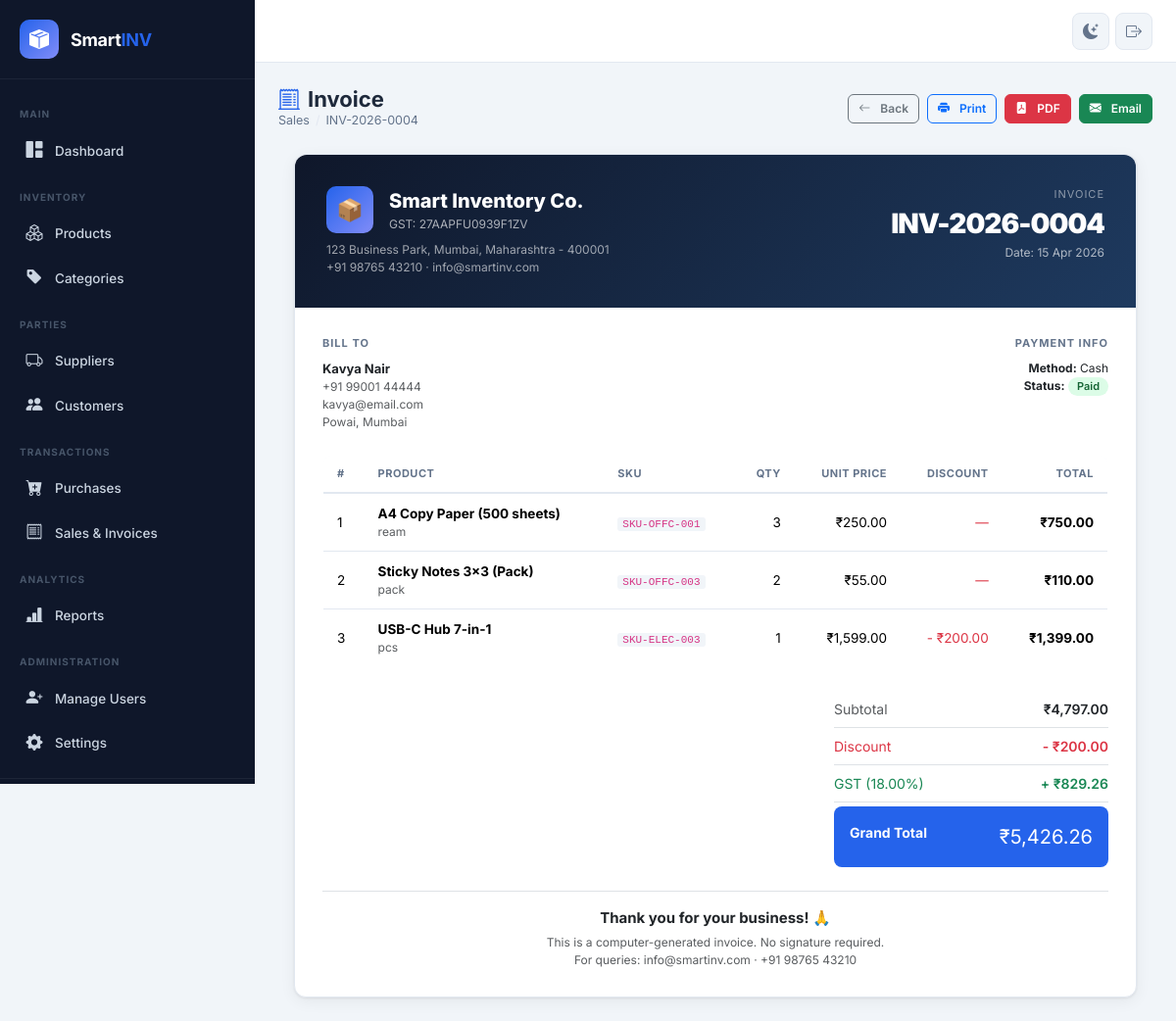
Page /admin/invoice.php?id=4 (signed in) on the committed database.
### tables this page shows
CREATE TABLE IF NOT EXISTS `sales` (
  `id` INT UNSIGNED AUTO_INCREMENT PRIMARY KEY,
  `customer_id` INT UNSIGNED DEFAULT NULL,
  `invoice_number` VARCHAR(50) NOT NULL UNIQUE,
  `sale_date` DATE NOT NULL,
  `subtotal` DECIMAL(12,2) NOT NULL DEFAULT 0.00,
  `discount` DECIMAL(12,2) NOT NULL DEFAULT 0.00,
  `gst` DECIMAL(12,2) NOT NULL DEFAULT 0.00,
  `grand_total` DECIMAL(12,2) NOT NULL DEFAULT 0.00,
  `payment_method` ENUM('cash','card','upi','bank','credit') NOT NULL DEFAULT 'cash',
  `notes` TEXT DEFAULT NULL,
  `created_at` DATETIME NOT NULL DEFAULT CURRENT_TIMESTAMP,
  CONSTRAINT `fk_sale_customer` FOREIGN KEY (`customer_id`) REFERENCES `customers`(`id`) ON DELETE SET NULL
);

CREATE TABLE IF NOT EXISTS `settings` (
  `id` INT UNSIGNED AUTO_INCREMENT PRIMARY KEY,
  `company_name` VARCHAR(200) NOT NULL DEFAULT 'Smart Inventory Co.',
  `logo` VARCHAR(255) DEFAULT NULL,
  `gst_number` VARCHAR(20) DEFAULT NULL,
  `invoice_prefix` VARCHAR(10) NOT NULL DEFAULT 'INV',
  `currency` VARCHAR(10) NOT NULL DEFAULT 'INR',
  `currency_symbol` VARCHAR(5) NOT NULL DEFAULT '₹',
  `gst_rate` DECIMAL(5,2) NOT NULL DEFAULT 18.00,
  `address` TEXT DEFAULT NULL,
  `phone` VARCHAR(20) DEFAULT NULL,
  `email` VARCHAR(150) DEFAULT NULL,
  `theme` ENUM('light','dark') NOT NULL DEFAULT 'light',
  `updated_at` DATETIME NOT NULL DEFAULT CURRENT_TIMESTAMP ON UPDATE CURRENT_TIMESTAMP
);

CREATE TABLE IF NOT EXISTS `customers` (
  `id` INT UNSIGNED AUTO_INCREMENT PRIMARY KEY,
  `name` VARCHAR(150) NOT NULL,
  `phone` VARCHAR(20) DEFAULT NULL,
  `email` VARCHAR(150) DEFAULT NULL,
  `address` TEXT DEFAULT NULL,
  `created_at` DATETIME NOT NULL DEFAULT CURRENT_TIMESTAMP
);

CREATE TABLE IF NOT EXISTS `sale_items` (
  `id` INT UNSIGNED AUTO_INCREMENT PRIMARY KEY,
  `sale_id` INT UNSIGNED NOT NULL,
  `product_id` INT UNSIGNED NOT NULL,
  `quantity` INT NOT NULL DEFAULT 1,
  `price` DECIMAL(12,2) NOT NULL DEFAULT 0.00,
  `discount` DECIMAL(12,2) NOT NULL DEFAULT 0.00,
  `total` DECIMAL(12,2) NOT NULL DEFAULT 0.00,
  CONSTRAINT `fk_si_sale` FOREIGN KEY (`sale_id`) REFERENCES `sales`(`id`) ON DELETE CASCADE,
  CONSTRAINT `fk_si_product` FOREIGN KEY (`product_id`) REFERENCES `products`(`id`) ON DELETE CASCADE
);

CREATE TABLE IF NOT EXISTS `products` (
  `id` INT UNSIGNED AUTO_INCREMENT PRIMARY KEY,
  `name` VARCHAR(200) NOT NULL,
  `sku` VARCHAR(50) NOT NULL UNIQUE,
  `barcode` VARCHAR(100) DEFAULT NULL,
  `category_id` INT UNSIGNED DEFAULT NULL,
  `purchase_price` DECIMAL(12,2) NOT NULL DEFAULT 0.00,
  `selling_price` DECIMAL(12,2) NOT NULL DEFAULT 0.00,
  `stock` INT NOT NULL DEFAULT 0,
  `minimum_stock` INT NOT NULL DEFAULT 5,
  `unit` VARCHAR(30) NOT NULL DEFAULT 'pcs',
  `image` VARCHAR(255) DEFAULT NULL,
  `description` TEXT DEFAULT NULL,
  `status` TINYINT(1) NOT NULL DEFAULT 1,
  `created_at` DATETIME NOT NULL DEFAULT CURRENT_TIMESTAMP,
  CONSTRAINT `fk_product_category` FOREIGN KEY (`category_id`) REFERENCES `categories`(`id`) ON DELETE SET NULL
);

### includes/database.php (called while the page is built, shortened)
<?php
class Database {
    private static ?Database $instance = null;
    private PDO $pdo;
    private function __construct() {
        $dsn = 'mysql:host=' . DB_HOST . ';dbname=' . DB_NAME . ';charset=' . DB_CHARSET;
        $options = [
            PDO::ATTR_ERRMODE            => PDO::ERRMODE_EXCEPTION,
            PDO::ATTR_DEFAULT_FETCH_MODE => PDO::FETCH_ASSOC,
            PDO::ATTR_EMULATE_PREPARES   => false,
        ];
        try {
            $this->pdo = new PDO($dsn, DB_USER, DB_PASS, $options);
        } catch (PDOException $e) {
            die(json_encode(['status' => 'error', 'message' => 'Database connection failed: ' . $e->getMessage()]));
        }
    }
    public static function getInstance(): Database {
        if (self::$instance === null) {
            self::$instance = new Database();
        }
        return self::$instance;
    }
    public function query(string $sql, array $params = []): PDOStatement {
        $stmt = $this->pdo->prepare($sql);
        $stmt->execute($params);
        return $stmt;
    }
    public function fetchOne(string $sql, array $params = []): array|false {
        return $this->query($sql, $params)->fetch();
    }
    public function fetchAll(string $sql, array $params = []): array {
        return $this->query($sql, $params)->fetchAll();
    }
}
function db(): Database {
    return Database::getInstance();
}

### includes/functions.php (called while the page is built, shortened)
<?php
require_once __DIR__ . '/database.php';
function getSettings(): array {
    static $settings = null;
    if ($settings === null) {
        $settings = db()->fetchOne('SELECT * FROM settings LIMIT 1') ?: [];
    }
    return $settings;
}
function formatCurrency(float $amount): string {
    $s = getSettings();
    return ($s['currency_symbol'] ?? '₹') . number_format($amount, 2);
}
function formatDate(string $date): string {
    return date('d M Y', strtotime($date));
}
function e(mixed $val): string {
    return htmlspecialchars((string)($val ?? ''), ENT_QUOTES, 'UTF-8');
}

### admin/invoice.php (the view, shortened to what this page needs)
<?php
require_once '../includes/functions.php';
$id = (int)($_GET['id'] ?? 0);
$sale = db()->fetchOne("
    SELECT s.*, c.name AS customer_name, c.phone AS customer_phone, c.email AS customer_email, c.address AS customer_address
    FROM sales s
    LEFT JOIN customers c ON c.id = s.customer_id
    WHERE s.id = ?
", [$id]);
$saleItems = db()->fetchAll("
    SELECT si.*, p.name AS product_name, p.sku, p.unit
    FROM sale_items si
    JOIN products p ON p.id = si.product_id
    WHERE si.sale_id = ?
", [$id]);
$settings  = getSettings();
include '../includes/header.php';
include '../includes/sidebar.php';
?>
<div class="main-content">
  <header class="app-header no-print">
    <div class="header-actions ms-auto">
      <button class="header-btn" id="darkModeToggle"><i class="bi bi-moon-stars-fill" id="darkModeIcon"></i></button>
      <a href="<?= APP_URL ?>/logout.php" class="header-btn"><i class="bi bi-box-arrow-right"></i></a>
    </div>
  </header>
  <main class="page-content">
    <div class="page-header no-print">
      <div>
        <h1 class="page-title"><i class="bi bi-receipt-cutoff me-2 text-primary-custom"></i>Invoice</h1>
        <div class="breadcrumb-custom"><a href="sales.php">Sales</a><span class="sep">/</span><span><?= e($sale['invoice_number']) ?></span></div>
      </div>
      <div class="d-flex gap-2 flex-wrap">
        <a href="sales.php" class="btn btn-outline-secondary btn-sm"><i class="bi bi-arrow-left me-1"></i>Back</a>
        <button onclick="window.print()" class="btn btn-outline-primary btn-sm"><i class="bi bi-printer-fill me-1"></i>Print</button>
        <a href="../ajax/download_pdf.php?id=<?= $id ?>" class="btn btn-danger btn-sm"><i class="bi bi-file-pdf-fill me-1"></i>PDF</a>
        <button onclick="emailInvoice(<?= $id ?>)" class="btn btn-success btn-sm" id="emailBtn"><i class="bi bi-envelope-fill me-1"></i>Email</button>
      </div>
    </div>
    <div class="card invoice-card" style="max-width:860px;margin:0 auto;" id="invoicePrintArea">
      <div style="background:linear-gradient(135deg,#0f172a,#1e3a5f);color:#fff;padding:32px;border-radius:12px 12px 0 0;">
        <div class="d-flex justify-content-between align-items-start flex-wrap gap-3">
          <div>
            <div class="d-flex align-items-center gap-3 mb-2">
              <div style="width:48px;height:48px;border-radius:10px;background:linear-gradient(135deg,#2563eb,#818cf8);display:flex;align-items:center;justify-content:center;font-size:22px;">📦</div>
              <div>
                <div style="font-size:20px;font-weight:800;"><?= e($settings['company_name']) ?></div>
                <div style="font-size:12px;opacity:.65;">GST: <?= e($settings['gst_number'] ?? 'N/A') ?></div>
              </div>
            </div>
            <?php if ($settings['address']): ?><div style="font-size:12px;opacity:.6;"><?= e($settings['address']) ?></div><?php endif; ?>
            <?php if ($settings['phone']): ?><div style="font-size:12px;opacity:.6;"><?= e($settings['phone']) ?> · <?= e($settings['email'] ?? '') ?></div><?php endif; ?>
          </div>
          <div class="text-end">
            <div style="font-size:11px;opacity:.5;text-transform:uppercase;letter-spacing:1px;">Invoice</div>
            <div style="font-size:28px;font-weight:900;letter-spacing:-1px;"><?= e($sale['invoice_number']) ?></div>
            <div style="font-size:12px;opacity:.65;">Date: <?= formatDate($sale['sale_date']) ?></div>
          </div>
        </div>
      </div>
      <div class="card-body" style="padding:28px;">
        <div class="row mb-4">
          <div class="col-md-6">
            <div style="font-size:11px;font-weight:700;text-transform:uppercase;letter-spacing:1px;color:var(--text-muted);margin-bottom:8px;">Bill To</div>
            <div class="fw-700 fs-13"><?= e($sale['customer_name'] ?? 'Walk-in Customer') ?></div>
            <?php if ($sale['customer_phone']): ?><div class="text-muted fs-12"><?= e($sale['customer_phone']) ?></div><?php endif; ?>
            <?php if ($sale['customer_email']): ?><div class="text-muted fs-12"><?= e($sale['customer_email']) ?></div><?php endif; ?>
            <?php if ($sale['customer_address']): ?><div class="text-muted fs-12"><?= e($sale['customer_address']) ?></div><?php endif; ?>
          </div>
          <div class="col-md-6 text-md-end">
            <div style="font-size:11px;font-weight:700;text-transform:uppercase;letter-spacing:1px;color:var(--text-muted);margin-bottom:8px;">Payment Info</div>
            <div class="fs-12"><strong>Method:</strong> <?= ucfirst(e($sale['payment_method'])) ?></div>
            <div class="fs-12"><strong>Status:</strong> <span class="badge badge-success">Paid</span></div>
          </div>
        </div>
        <div class="table-responsive mb-4">
          <table class="table" style="border:1px solid var(--border);border-radius:8px;overflow:hidden;">
            <thead style="background:var(--surface-2);">
              <tr>
                <th style="padding:10px 14px;">#</th>
                <th style="padding:10px 14px;">Product</th>
                <th style="padding:10px 14px;">SKU</th>
                <th style="padding:10px 14px;text-align:right;">Qty</th>
                <th style="padding:10px 14px;text-align:right;">Unit Price</th>
                <th style="padding:10px 14px;text-align:right;">Discount</th>
                <th style="padding:10px 14px;text-align:right;">Total</th>
              </tr>
            </thead>
            <tbody>
              <?php foreach ($saleItems as $i => $item): ?>
              <tr>
                <td style="padding:10px 14px;"><?= $i+1 ?></td>
                <td style="padding:10px 14px;"><strong><?= e($item['product_name']) ?></strong><div class="text-muted fs-12"><?= e($item['unit']) ?></div></td>
                <td style="padding:10px 14px;"><code style="background:var(--bg);padding:1px 5px;border-radius:3px;font-size:11px;"><?= e($item['sku']) ?></code></td>
                <td style="padding:10px 14px;text-align:right;"><?= $item['quantity'] ?></td>
                <td style="padding:10px 14px;text-align:right;"><?= formatCurrency($item['price']) ?></td>
                <td style="padding:10px 14px;text-align:right;" class="text-danger"><?= $item['discount'] > 0 ? '- '.formatCurrency($item['discount']) : '—' ?></td>
                <td style="padding:10px 14px;text-align:right;" class="fw-700"><?= formatCurrency($item['total']) ?></td>
              </tr>
              <?php endforeach; ?>
            </tbody>
          </table>
        </div>
        <div class="d-flex justify-content-end">
          <div style="min-width:280px;">
            <div class="d-flex justify-content-between py-2 border-bottom">
              <span class="text-muted">Subtotal</span>
              <span class="fw-600"><?= formatCurrency($sale['subtotal']) ?></span>
            </div>
            <?php if ($sale['discount'] > 0): ?>
            <div class="d-flex justify-content-between py-2 border-bottom text-danger">
              <span>Discount</span>
              <span class="fw-600">- <?= formatCurrency($sale['discount']) ?></span>
            </div>
            <?php endif; ?>
            <div class="d-flex justify-content-between py-2 border-bottom text-success">
              <span>GST (<?= $settings['gst_rate'] ?? 18 ?>%)</span>
              <span class="fw-600">+ <?= formatCurrency($sale['gst']) ?></span>
            </div>
            <div class="d-flex justify-content-between py-3" style="background:var(--primary);color:#fff;padding:12px 0;border-radius:8px;margin-top:4px;padding:10px 16px;">
              <span class="fw-700">Grand Total</span>
              <span class="fw-800" style="font-size:20px;"><?= formatCurrency($sale['grand_total']) ?></span>
            </div>
          </div>
        </div>
        <div class="mt-4 pt-3 border-top text-center">
          <div class="fw-700 mb-1" style="font-size:15px;">Thank you for your business! 🙏</div>
          <div class="text-muted fs-12">This is a computer-generated invoice. No signature required.</div>
          <?php if ($settings['email']): ?><div class="text-muted fs-12">For queries: <?= e($settings['email']) ?> · <?= e($settings['phone'] ?? '') ?></div><?php endif; ?>
        </div>
      </div>
    </div>
  </main>
</div>
<?php
include '../includes/footer.php';
?>

### rows in the picture
sales: invoice_number "INV-2026-0004", sale_date "15 Apr 2026", customer.name "Kavya Nair", customer.phone "+91 99001 44444", customer.email "kavya@email.com", customer.address "Powai, Mumbai", payment_method "Cash", subtotal.currency_symbol "₹4,797.00", discount.currency_symbol "₹200.00", gst.currency_symbol "₹829.26", grand_total.currency_symbol "₹5,426.26"
settings: company_name "Smart Inventory Co.", gst_number "27AAPFU0939F1ZV", address "123 Business Park, Mumbai, Maharashtra - 400001", phone "+91 98765 43210", email "info@smartinv.com", gst_rate "18.00"
sale_items: product.name "A4 Copy Paper (500 sheets)", product.unit "ream", product.sku "SKU-OFFC-001", quantity "3", price.currency_symbol "₹250.00", total.currency_symbol "₹750.00"
sale_items: product.name "Sticky Notes 3x3 (Pack)", product.unit "pack", product.sku "SKU-OFFC-003", quantity "2", price.currency_symbol "₹55.00", total.currency_symbol "₹110.00"
sale_items: product.name "USB-C Hub 7-in-1", product.unit "pcs", product.sku "SKU-ELEC-003", quantity "1", price.currency_symbol "₹1,599.00", discount.currency_symbol "₹200.00", total.currency_symbol "₹1,399.00"
